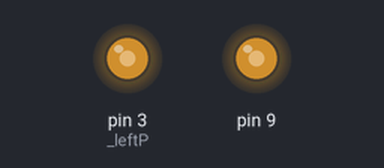
Bench run of a sketch on a simulated Arduino Uno, built with avr-gcc and run on an emulated ATmega328P. Shown: output pins drawn as LEDs (lit = HIGH).

Above: at 0.1 s.
Timing chart, 0 to 1.6 s (numbered marks = the images above):
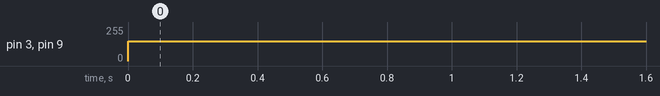

Measured:
- by itself, pin 3 (_leftP), pin 9: 0/255 → 150/255 at 0.00 s

The sketch:

libting.ino
```cpp
#include "Driv.h"
Driv thing;
void setup() {

}

void loop() {

thing.drividy(150,150);

}
```

Driv.cpp
```cpp
#include "Arduino.h"
#include "Driv.h"

Driv::Driv(int leftP = 3, int left1 = 4, int left2 = 5, int right1 = 6, int right2 = 7, int rightP = 9) {


_leftP = leftP;
_left1 = left1;
_left2 = left2;
_right1 = right1;
_right2 = right2;
_rightP = rightP;

}

void Driv::drividy(float LD, float RD) {


  analogWrite(_leftP, abs(LD));
  analogWrite(_rightP, abs(RD));

  if (LD > 0) {

    digitalWrite(_left1, HIGH);
    digitalWrite(_left2, LOW);

  } else {


    digitalWrite(_left1, LOW);
    digitalWrite(_left2, HIGH);

  }

  if (RD > 0) {

    digitalWrite(_right1, LOW);
    digitalWrite(_right2, HIGH);

  } else {


    digitalWrite(_right1, HIGH);
    digitalWrite(_right2, LOW);

  }


}
```

Driv.h
```cpp
#ifndef Driv_h
#define Driv_h

#include "Arduino.h"

class Driv {

public:

Driv(int leftP = 3, int left1 = 4, int left2 = 5, int right1 = 6, int right2 = 7, int rightP = 9);

  void drividy(float LD, float RD);


private:


int _leftP;
int _left1;
int _left2;
int _right1;
int _right2;
int _rightP;


};

#endif
```
